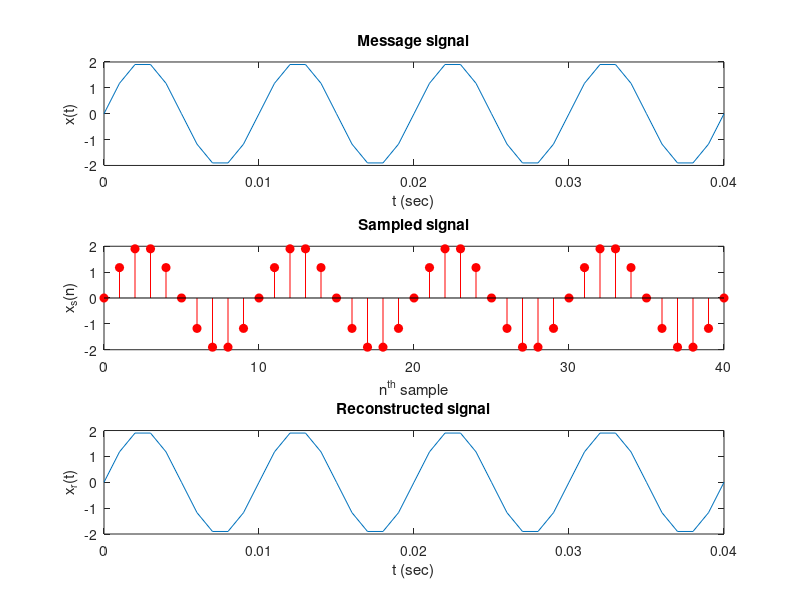

Here is the MATLAB script that generated this plot:
%Defining message signal x(t)=mag*sin(2*pi*fm*t)
mag=2; 
fm=100; 
tm=1/fm;
n_cycles=4; 
t_time=n_cycles*tm;
t=0:0.001:t_time;
x=mag*sin(2*pi*fm*t); 
subplot(3,1,1); 
plot(t,x);
title('Message signal')
xlabel('t (sec)');
ylabel('x(t)');


%Sampling
num_points=1000; 
T=1/num_points;
ts = 0:T:t_time;
ns = 0:length(ts)-1;
x_samples = mag*sin(2*pi*fm/num_points*ns);
subplot(3,1,2); 
xaxis=0:1:(length(x_samples)-1);
stem(xaxis,x_samples,'filled','r');
title('Sampled signal')
xlabel('n^{th} sample');
ylabel('x_s(n)');

% Reconstruction 
x_recon=0; 
for k=0:length(x_samples)-1
l=k:-1:-(length(t)-1)+k; 
x_recon=x_recon+x_samples(k+1)*sinc(l); 
end
subplot(3,1,3); 
plot(t,x_recon);
title('Reconstructed signal')
xlabel('t (sec)');
ylabel('x_r(t)');